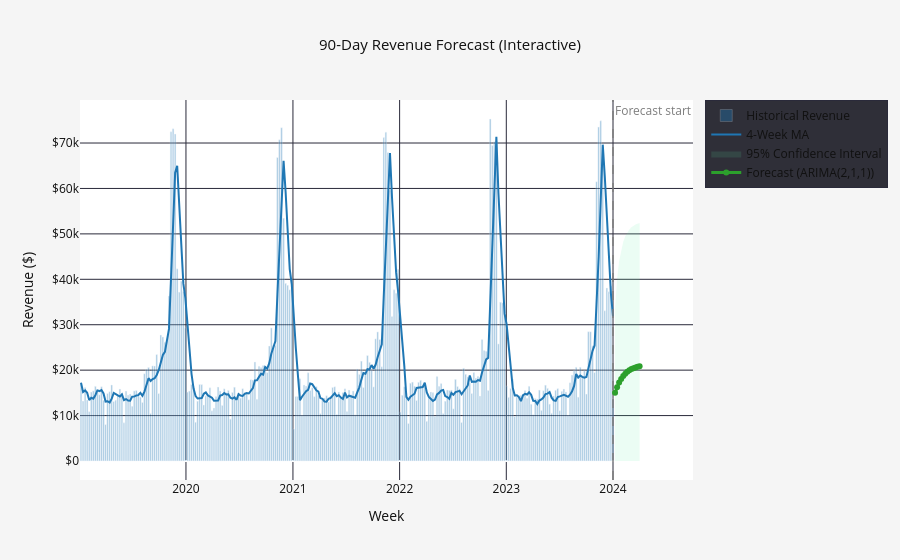

Here is the notebook cell this chart was saved with:
### Code cell
# ── Interactive Plotly version → save to dashboards ────────────────────────
fig_plotly = go.Figure()

# Historical bars
fig_plotly.add_trace(go.Bar(
    x=weekly['week_start'], y=weekly['revenue'],
    name='Historical Revenue', marker_color=BLUE, opacity=0.4,
))

# Historical MA
fig_plotly.add_trace(go.Scatter(
    x=weekly['week_start'], y=weekly['ma_4w'],
    name='4-Week MA', line=dict(color=BLUE, width=2),
))

# CI band
fig_plotly.add_trace(go.Scatter(
    x=pd.concat([forecast['ds'], forecast['ds'][::-1]]),
    y=pd.concat([forecast['yhat_upper'], forecast['yhat_lower'][::-1]]),
    fill='toself', fillcolor='rgba(93,232,160,0.12)',
    line=dict(color='rgba(93,232,160,0)'),
    name='95% Confidence Interval', showlegend=True,
))

# Forecast line
fig_plotly.add_trace(go.Scatter(
    x=forecast['ds'], y=forecast['yhat'],
    name=f'Forecast ({forecast["model_used"].iloc[0]})',
    line=dict(color=GREEN, width=3),
))

fig_plotly.add_vline(
    x=weekly['week_start'].max().timestamp() * 1000,
    line=dict(color=MUTED, dash='dash', width=1.5),
    annotation_text='Forecast start',
    annotation_font=dict(color=MUTED),
)

fig_plotly.update_layout(
    title=dict(text='90-Day Revenue Forecast (Interactive)', font=dict(color=TEXT, size=15), x=0.5),
    paper_bgcolor=BG, plot_bgcolor=SURF,
    font=dict(color=TEXT),
    xaxis=dict(gridcolor=BORDER, title='Week'),
    yaxis=dict(gridcolor=BORDER, title='Revenue ($)', tickprefix='$'),
    legend=dict(bgcolor='rgba(26,26,36,0.9)', bordercolor=BORDER, borderwidth=1),
    hovermode='x unified',
)

dash_path = os.path.join(DASH_DIR, 'revenue_forecast.html')
fig_plotly.write_html(dash_path, include_plotlyjs='cdn')
print(f'✅ Interactive forecast saved → {dash_path}')
fig_plotly.show()

### Figure 1 — Plotly figure (JSON) as saved in the notebook; plotly's stock layout.template omitted (floating-point values rounded to 4 significant figures; data arrays with more than 128 entries replaced by an {"elided": "..."} marker saying what was removed)
{"data": [{"marker": {"color": "#1f77b4"}, "name": "Historical Revenue", "opacity": 0.4, "type": "bar", "x": {"elided": "261 str values"}, "y": {"elided": "261 float values"}}, {"line": {"color": "#1f77b4", "width": 2}, "name": "4-Week MA", "type": "scatter", "x": {"elided": "261 str values"}, "y": {"elided": "261 float values"}}, {"fill": "toself", "fillcolor": "rgba(93,232,160,0.12)", "line": {"color": "rgba(93,232,160,0)"}, "name": "95% Confidence Interval", "showlegend": true, "type": "scatter", "x": ["2024-01-08T00:00:00.000000000", "2024-01-15T00:00:00.000000000", "2024-01-22T00:00:00.000000000", "2024-01-29T00:00:00.000000000", "2024-02-05T00:00:00.000000000", "2024-02-12T00:00:00.000000000", "2024-02-19T00:00:00.000000000", "2024-02-26T00:00:00.000000000", "2024-03-04T00:00:00.000000000", "2024-03-11T00:00:00.000000000", "2024-03-18T00:00:00.000000000", "2024-03-25T00:00:00.000000000", "2024-04-01T00:00:00.000000000", "2024-04-01T00:00:00.000000000", "2024-03-25T00:00:00.000000000", "2024-03-18T00:00:00.000000000", "2024-03-11T00:00:00.000000000", "2024-03-04T00:00:00.000000000", "2024-02-26T00:00:00.000000000", "2024-02-19T00:00:00.000000000", "2024-02-12T00:00:00.000000000", "2024-02-05T00:00:00.000000000", "2024-01-29T00:00:00.000000000", "2024-01-22T00:00:00.000000000", "2024-01-15T00:00:00.000000000", "2024-01-08T00:00:00.000000000"], "y": [33540.0, 40120.0, 44030.0, 46570.0, 48290.0, 49490.0, 50350.0, 50980.0, 51440.0, 51780.0, 52040.0, 52240.0, 52390.0, 0.0, 0.0, 0.0, 0.0, 0.0, 0.0, 0.0, 0.0, 0.0, 0.0, 0.0, 0.0, 0.0]}, {"line": {"color": "#2ca02c", "width": 3}, "name": "Forecast (ARIMA(2,1,1))", "type": "scatter", "x": ["2024-01-08T00:00:00.000000000", "2024-01-15T00:00:00.000000000", "2024-01-22T00:00:00.000000000", "2024-01-29T00:00:00.000000000", "2024-02-05T00:00:00.000000000", "2024-02-12T00:00:00.000000000", "2024-02-19T00:00:00.000000000", "2024-02-26T00:00:00.000000000", "2024-03-04T00:00:00.000000000", "2024-03-11T00:00:00.000000000", "2024-03-18T00:00:00.000000000", "2024-03-25T00:00:00.000000000", "2024-04-01T00:00:00.000000000"], "y": [15020.0, 16260.0, 17260.0, 18060.0, 18700.0, 19220.0, 19630.0, 19960.0, 20230.0, 20440.0, 20610.0, 20750.0, 20860.0]}], "layout": {"annotations": [{"font": {"color": "#7f7f7f"}, "showarrow": false, "text": "Forecast start", "x": 1704067200000, "xanchor": "left", "xref": "x", "y": 1, "yanchor": "top", "yref": "y domain"}], "font": {"color": "#111111"}, "hovermode": "x unified", "legend": {"bgcolor": "rgba(26,26,36,0.9)", "bordercolor": "#2a2a3a", "borderwidth": 1}, "paper_bgcolor": "#f5f5f5", "plot_bgcolor": "#ffffff", "shapes": [{"line": {"color": "#7f7f7f", "dash": "dash", "width": 1.5}, "type": "line", "x0": 1704067200000, "x1": 1704067200000, "xref": "x", "y0": 0, "y1": 1, "yref": "y domain"}], "title": {"font": {"color": "#111111", "size": 15}, "text": "90-Day Revenue Forecast (Interactive)", "x": 0.5}, "xaxis": {"gridcolor": "#2a2a3a", "title": {"text": "Week"}}, "yaxis": {"gridcolor": "#2a2a3a", "tickprefix": "$", "title": {"text": "Revenue ($)"}}}}
